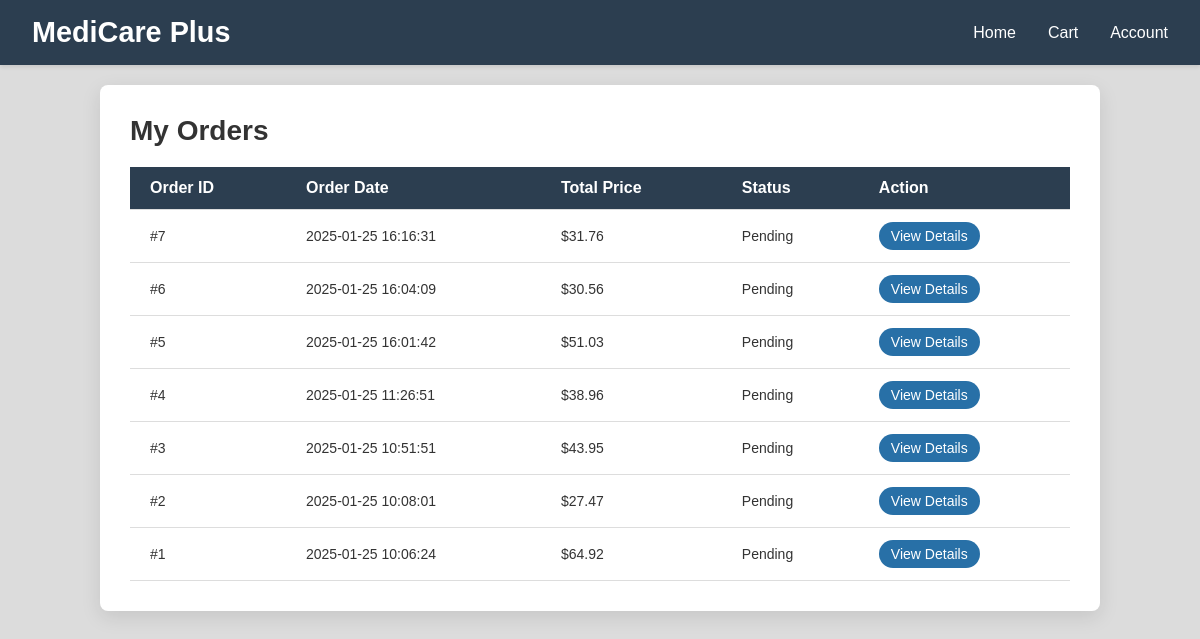
Page /Controller/orders_controller.php (signed in) on the committed database.
### tables this page shows
CREATE TABLE `orders` (
  `order_id` int(11) NOT NULL,
  `user_id` int(11) NOT NULL,
  `total_price` decimal(10,2) NOT NULL,
  `address` text NOT NULL,
  `phone` varchar(15) NOT NULL,
  `payment_method` varchar(50) NOT NULL,
  `status` enum('Pending','Shipped','Delivered','Cancelled') DEFAULT 'Pending',
  `order_date` timestamp NOT NULL DEFAULT current_timestamp()
);

### controller/orders_controller.php (called while the page is built, shortened)
<?php
require_once '../Model/order_model.php';
$userId = $_SESSION['id'];
$orders = getUserOrders($userId);
include('../View/orders_view.php');

### model/order_model.php (called while the page is built, shortened)
<?php
require_once '../config.php';
function getUserOrders($userId)
{
    global $conn;
    $stmt = $conn->prepare("SELECT * FROM orders WHERE user_id = ? ORDER BY order_date DESC");
    $stmt->bind_param("i", $userId);
    $stmt->execute();
    $result = $stmt->get_result();
    $orders = [];
    while ($row = $result->fetch_assoc()) {
        $orders[] = $row;
    }
    return $orders;
}
?>

### view/orders_view.php (the view, shortened to what this page needs)
<!DOCTYPE html>
<html lang="en">
<head>
    <link rel="stylesheet" type="text/css" href="../Style.css">
</head>
<body>
    <nav class="navbar">
        <div class="brand">MediCare Plus</div>
        <div class="menu">
            <a class="menu-item" href="../customerDashboard.php">Home</a>
            <a class="menu-item" href="../controller/cart_controller.php.php">Cart</a>
            <a class="menu-item" href="../View/profile.php">Account</a>
        </div>
    </nav>
    <main class="main-content">
        <div class="orders-container">
            <h2>My Orders</h2>
            <?php if (empty($orders)): ?>
                <p>You have not placed any orders yet.</p>
            <?php else: ?>
                <table>
                    <tr>
                        <th>Order ID</th>
                        <th>Order Date</th>
                        <th>Total Price</th>
                        <th>Status</th>
                        <th>Action</th>
                    </tr>
                    <?php foreach ($orders as $order): ?>
                        <tr>
                            <td>#<?php echo htmlspecialchars($order['order_id']); ?></td>
                            <td><?php echo htmlspecialchars($order['order_date']); ?></td>
                            <td>$<?php echo number_format($order['total_price'], 2); ?></td>
                            <td><?php echo htmlspecialchars($order['status']); ?></td>
                            <td>
                                <a href="order_details_controller.php?order_id=<?php echo $order['order_id']; ?>" class="details-button">View Details</a>
                            </td>
                        </tr>
                    <?php endforeach; ?>
                </table>
            <?php endif; ?>
        </div>
    </main>
</body>
</html>

### style.css (style rules this page uses)
* { margin: 0; padding: 0; box-sizing: border-box; font-family: Arial, sans-serif; }
body { background-color: gainsboro; color: #333; }
.navbar { background-color: #2c3e50; padding: 1rem 2rem; box-shadow: 0 2px 4px rgba(0,0,0,0.1); display: flex; justify-content: space-between; align-items: center; position: sticky; top: 0; z-index: 1000; }
.brand { font-size: 1.8rem; font-weight: bold; color: white; }
.menu { display: flex; align-items: center; gap: 2rem; }
.menu-item { text-decoration: none; color: white; font-weight: 500; transition: color 0.3s ease; }
.main-content { padding: 2rem; max-width: 1200px; margin: 0 auto; }
a { text-decoration: none; color: inherit; }
.main-content { display: flex; gap: 2rem; padding: 2rem; max-width: 1400px; margin: 0 auto; }

### view/orders_view.php (style rules this page uses)
.main-content { padding: 20px; display: flex; justify-content: center; }
.orders-container { background-color: #ffffff; padding: 30px; border-radius: 8px; box-shadow: 0px 6px 20px rgba(0, 0, 0, 0.1); width: 100%; max-width: 1000px; box-sizing: border-box; }
.orders-container h2 { font-size: 28px; color: #333; margin-bottom: 20px; font-weight: 600; }
table { width: 100%; border-collapse: collapse; margin-top: 20px; }
table th, table td { padding: 12px 20px; text-align: left; border-bottom: 1px solid #ddd; }
table th { background-color: #2c3e50; color: white; font-weight: 600; }
table td { font-size: 14px; color: #333; }
.details-button { display: inline-block; padding: 6px 12px; background-color: rgb(40, 112, 167); color: white; border-radius: 20px; text-decoration: none; font-size: 14px; transition: background-color 0.3s ease; }

### rows in the picture
orders: order_id "7", order_date "2025-01-25 16:16:31", total_price "31.76", status "Pending"
orders: order_id "6", order_date "2025-01-25 16:04:09", total_price "30.56", status "Pending"
orders: order_id "5", order_date "2025-01-25 16:01:42", total_price "51.03", status "Pending"
orders: order_id "4", order_date "2025-01-25 11:26:51", total_price "38.96", status "Pending"
orders: order_id "3", order_date "2025-01-25 10:51:51", total_price "43.95", status "Pending"
orders: order_id "2", order_date "2025-01-25 10:08:01", total_price "27.47", status "Pending"
orders: order_id "1", order_date "2025-01-25 10:06:24", total_price "64.92", status "Pending"
